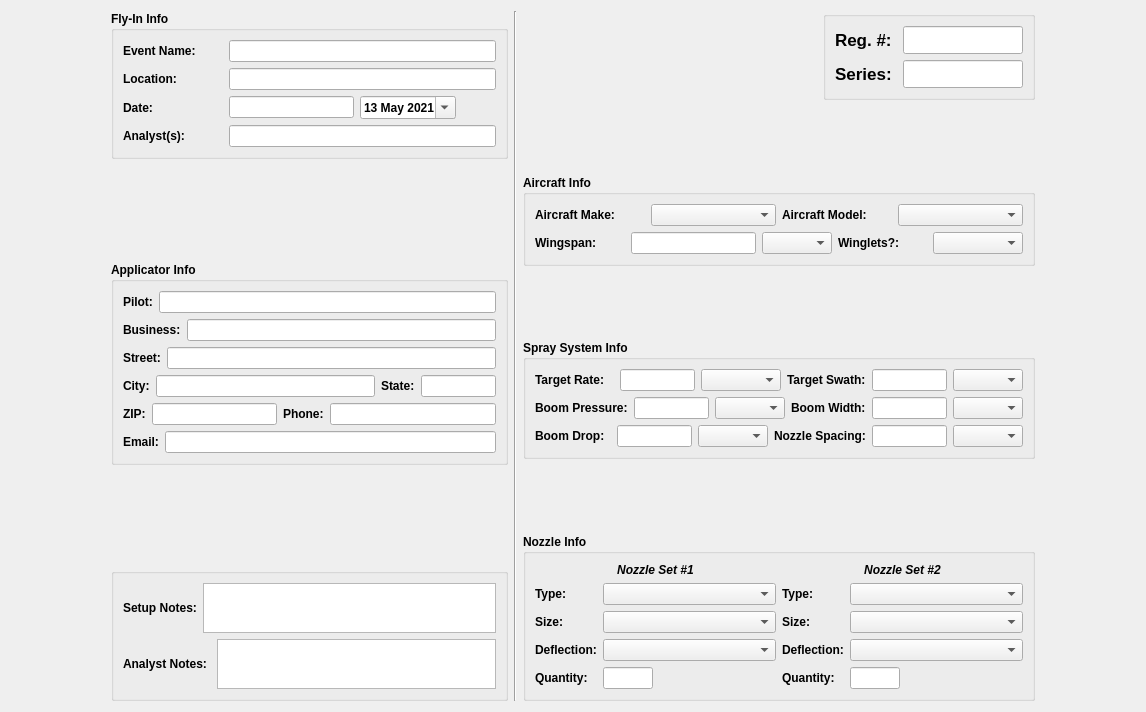
<?xml version="1.0" encoding="UTF-8"?>
<ui version="4.0">
 <class>Form</class>
 <widget class="QWidget" name="Form">
  <property name="geometry">
   <rect>
    <x>0</x>
    <y>0</y>
    <width>1146</width>
    <height>712</height>
   </rect>
  </property>
  <property name="windowTitle">
   <string>Form</string>
  </property>
  <layout class="QHBoxLayout" name="horizontalLayout_22">
   <item>
    <spacer name="horizontalSpacer_3">
     <property name="orientation">
      <enum>Qt::Horizontal</enum>
     </property>
     <property name="sizeHint" stdset="0">
      <size>
       <width>40</width>
       <height>20</height>
      </size>
     </property>
    </spacer>
   </item>
   <item>
    <layout class="QVBoxLayout" name="verticalLayout_10">
     <item>
      <widget class="QGroupBox" name="groupBox">
       <property name="font">
        <font>
         <weight>75</weight>
         <bold>true</bold>
        </font>
       </property>
       <property name="title">
        <string>Fly-In Info</string>
       </property>
       <layout class="QVBoxLayout" name="verticalLayout">
        <item>
         <layout class="QHBoxLayout" name="horizontalLayout_2">
          <item>
           <widget class="QLabel" name="label">
            <property name="minimumSize">
             <size>
              <width>100</width>
              <height>0</height>
             </size>
            </property>
            <property name="text">
             <string>Event Name:</string>
            </property>
           </widget>
          </item>
          <item>
           <widget class="QLineEdit" name="lineEditName">
            <property name="sizePolicy">
             <sizepolicy hsizetype="Expanding" vsizetype="Fixed">
              <horstretch>0</horstretch>
              <verstretch>0</verstretch>
             </sizepolicy>
            </property>
            <property name="minimumSize">
             <size>
              <width>200</width>
              <height>0</height>
             </size>
            </property>
            <property name="text">
             <string/>
            </property>
           </widget>
          </item>
         </layout>
        </item>
        <item>
         <layout class="QHBoxLayout" name="horizontalLayout_3">
          <item>
           <widget class="QLabel" name="label_2">
            <property name="minimumSize">
             <size>
              <width>100</width>
              <height>0</height>
             </size>
            </property>
            <property name="text">
             <string>Location:</string>
            </property>
           </widget>
          </item>
          <item>
           <widget class="QLineEdit" name="lineEditLocation">
            <property name="sizePolicy">
             <sizepolicy hsizetype="Expanding" vsizetype="Fixed">
              <horstretch>0</horstretch>
              <verstretch>0</verstretch>
             </sizepolicy>
            </property>
            <property name="minimumSize">
             <size>
              <width>200</width>
              <height>0</height>
             </size>
            </property>
            <property name="text">
             <string/>
            </property>
           </widget>
          </item>
         </layout>
        </item>
        <item>
         <layout class="QHBoxLayout" name="horizontalLayout_4">
          <item>
           <widget class="QLabel" name="label_3">
            <property name="minimumSize">
             <size>
              <width>100</width>
              <height>0</height>
             </size>
            </property>
            <property name="text">
             <string>Date:</string>
            </property>
           </widget>
          </item>
          <item>
           <widget class="QLineEdit" name="lineEditDate">
            <property name="sizePolicy">
             <sizepolicy hsizetype="Expanding" vsizetype="Fixed">
              <horstretch>0</horstretch>
              <verstretch>0</verstretch>
             </sizepolicy>
            </property>
            <property name="minimumSize">
             <size>
              <width>100</width>
              <height>0</height>
             </size>
            </property>
            <property name="text">
             <string/>
            </property>
           </widget>
          </item>
          <item>
           <widget class="QDateEdit" name="dateEdit">
            <property name="displayFormat">
             <string>d MMM yyyy</string>
            </property>
            <property name="calendarPopup">
             <bool>true</bool>
            </property>
            <property name="date">
             <date>
              <year>2021</year>
              <month>5</month>
              <day>13</day>
             </date>
            </property>
           </widget>
          </item>
          <item>
           <spacer name="horizontalSpacer_4">
            <property name="orientation">
             <enum>Qt::Horizontal</enum>
            </property>
            <property name="sizeHint" stdset="0">
             <size>
              <width>40</width>
              <height>20</height>
             </size>
            </property>
           </spacer>
          </item>
         </layout>
        </item>
        <item>
         <layout class="QHBoxLayout" name="horizontalLayout_5">
          <item>
           <widget class="QLabel" name="label_4">
            <property name="minimumSize">
             <size>
              <width>100</width>
              <height>0</height>
             </size>
            </property>
            <property name="text">
             <string>Analyst(s):</string>
            </property>
           </widget>
          </item>
          <item>
           <widget class="QLineEdit" name="lineEditAnalyst">
            <property name="sizePolicy">
             <sizepolicy hsizetype="Expanding" vsizetype="Fixed">
              <horstretch>0</horstretch>
              <verstretch>0</verstretch>
             </sizepolicy>
            </property>
            <property name="minimumSize">
             <size>
              <width>200</width>
              <height>0</height>
             </size>
            </property>
            <property name="text">
             <string/>
            </property>
           </widget>
          </item>
         </layout>
        </item>
       </layout>
      </widget>
     </item>
     <item>
      <spacer name="verticalSpacer_4">
       <property name="orientation">
        <enum>Qt::Vertical</enum>
       </property>
       <property name="sizeHint" stdset="0">
        <size>
         <width>20</width>
         <height>40</height>
        </size>
       </property>
      </spacer>
     </item>
     <item>
      <widget class="QGroupBox" name="groupBoxApplicator">
       <property name="font">
        <font>
         <weight>75</weight>
         <bold>true</bold>
        </font>
       </property>
       <property name="title">
        <string>Applicator Info</string>
       </property>
       <layout class="QVBoxLayout" name="verticalLayout_2">
        <item>
         <layout class="QHBoxLayout" name="horizontalLayout_9">
          <item>
           <widget class="QLabel" name="pilotLabel">
            <property name="text">
             <string>Pilot:</string>
            </property>
           </widget>
          </item>
          <item>
           <widget class="QLineEdit" name="pilotLineEdit"/>
          </item>
         </layout>
        </item>
        <item>
         <layout class="QHBoxLayout" name="horizontalLayout">
          <item>
           <widget class="QLabel" name="businessLabel">
            <property name="text">
             <string>Business:</string>
            </property>
           </widget>
          </item>
          <item>
           <widget class="QLineEdit" name="businessLineEdit"/>
          </item>
         </layout>
        </item>
        <item>
         <layout class="QHBoxLayout" name="horizontalLayout_6">
          <item>
           <widget class="QLabel" name="streetLabel">
            <property name="text">
             <string>Street:</string>
            </property>
           </widget>
          </item>
          <item>
           <widget class="QLineEdit" name="streetLineEdit"/>
          </item>
         </layout>
        </item>
        <item>
         <layout class="QHBoxLayout" name="horizontalLayout_7">
          <item>
           <widget class="QLabel" name="cityLabel">
            <property name="text">
             <string>City:</string>
            </property>
           </widget>
          </item>
          <item>
           <widget class="QLineEdit" name="cityLineEdit"/>
          </item>
          <item>
           <widget class="QLabel" name="stateLabel">
            <property name="text">
             <string>State:</string>
            </property>
           </widget>
          </item>
          <item>
           <widget class="QLineEdit" name="stateLineEdit">
            <property name="maximumSize">
             <size>
              <width>75</width>
              <height>16777215</height>
             </size>
            </property>
           </widget>
          </item>
         </layout>
        </item>
        <item>
         <layout class="QHBoxLayout" name="horizontalLayout_8">
          <item>
           <widget class="QLabel" name="zipLabel">
            <property name="text">
             <string>ZIP:</string>
            </property>
           </widget>
          </item>
          <item>
           <widget class="QLineEdit" name="zipLineEdit">
            <property name="sizePolicy">
             <sizepolicy hsizetype="Preferred" vsizetype="Fixed">
              <horstretch>0</horstretch>
              <verstretch>0</verstretch>
             </sizepolicy>
            </property>
            <property name="maximumSize">
             <size>
              <width>150</width>
              <height>16777215</height>
             </size>
            </property>
           </widget>
          </item>
          <item>
           <widget class="QLabel" name="phoneLabel">
            <property name="text">
             <string>Phone:</string>
            </property>
           </widget>
          </item>
          <item>
           <widget class="QLineEdit" name="phoneLineEdit"/>
          </item>
         </layout>
        </item>
        <item>
         <layout class="QHBoxLayout" name="horizontalLayout_14">
          <item>
           <widget class="QLabel" name="emailLabel">
            <property name="text">
             <string>Email:</string>
            </property>
           </widget>
          </item>
          <item>
           <widget class="QLineEdit" name="emailLineEdit"/>
          </item>
         </layout>
        </item>
       </layout>
      </widget>
     </item>
     <item>
      <spacer name="verticalSpacer_5">
       <property name="orientation">
        <enum>Qt::Vertical</enum>
       </property>
       <property name="sizeHint" stdset="0">
        <size>
         <width>17</width>
         <height>13</height>
        </size>
       </property>
      </spacer>
     </item>
     <item>
      <widget class="QGroupBox" name="groupBox">
       <property name="font">
        <font>
         <weight>75</weight>
         <bold>true</bold>
        </font>
       </property>
       <layout class="QVBoxLayout" name="verticalLayout_4">
        <item>
         <layout class="QHBoxLayout" name="horizontalLayout_20">
          <item>
           <widget class="QLabel" name="label_27">
            <property name="text">
             <string>Setup Notes:</string>
            </property>
           </widget>
          </item>
          <item>
           <widget class="QPlainTextEdit" name="plainTextEditNotesSetup">
            <property name="sizePolicy">
             <sizepolicy hsizetype="Expanding" vsizetype="Preferred">
              <horstretch>0</horstretch>
              <verstretch>0</verstretch>
             </sizepolicy>
            </property>
            <property name="maximumSize">
             <size>
              <width>16777215</width>
              <height>50</height>
             </size>
            </property>
           </widget>
          </item>
         </layout>
        </item>
        <item>
         <layout class="QHBoxLayout" name="horizontalLayout_21">
          <item>
           <widget class="QLabel" name="label_28">
            <property name="text">
             <string>Analyst Notes: </string>
            </property>
           </widget>
          </item>
          <item>
           <widget class="QPlainTextEdit" name="plainTextEditNotesAnalyst">
            <property name="sizePolicy">
             <sizepolicy hsizetype="Expanding" vsizetype="Maximum">
              <horstretch>0</horstretch>
              <verstretch>0</verstretch>
             </sizepolicy>
            </property>
            <property name="maximumSize">
             <size>
              <width>16777215</width>
              <height>50</height>
             </size>
            </property>
           </widget>
          </item>
         </layout>
        </item>
       </layout>
      </widget>
     </item>
    </layout>
   </item>
   <item>
    <widget class="Line" name="line_3">
     <property name="orientation">
      <enum>Qt::Vertical</enum>
     </property>
    </widget>
   </item>
   <item>
    <layout class="QVBoxLayout" name="verticalLayout_9">
     <item>
      <layout class="QHBoxLayout" name="horizontalLayout_15">
       <item>
        <spacer name="horizontalSpacer">
         <property name="orientation">
          <enum>Qt::Horizontal</enum>
         </property>
         <property name="sizeHint" stdset="0">
          <size>
           <width>40</width>
           <height>20</height>
          </size>
         </property>
        </spacer>
       </item>
       <item>
        <widget class="QGroupBox" name="groupBox">
         <property name="font">
          <font>
           <pointsize>13</pointsize>
           <weight>75</weight>
           <bold>true</bold>
          </font>
         </property>
         <layout class="QVBoxLayout" name="verticalLayout_6">
          <item>
           <layout class="QHBoxLayout" name="horizontalLayout_17">
            <item>
             <widget class="QLabel" name="label_6">
              <property name="text">
               <string>Reg. #: </string>
              </property>
             </widget>
            </item>
            <item>
             <widget class="QLineEdit" name="lineEditRegNum">
              <property name="sizePolicy">
               <sizepolicy hsizetype="Maximum" vsizetype="Fixed">
                <horstretch>0</horstretch>
                <verstretch>0</verstretch>
               </sizepolicy>
              </property>
              <property name="maximumSize">
               <size>
                <width>120</width>
                <height>16777215</height>
               </size>
              </property>
             </widget>
            </item>
           </layout>
          </item>
          <item>
           <layout class="QHBoxLayout" name="horizontalLayout_18">
            <item>
             <widget class="QLabel" name="label_13">
              <property name="text">
               <string>Series:</string>
              </property>
             </widget>
            </item>
            <item>
             <widget class="QLineEdit" name="lineEditSeriesNum">
              <property name="sizePolicy">
               <sizepolicy hsizetype="Preferred" vsizetype="Fixed">
                <horstretch>0</horstretch>
                <verstretch>0</verstretch>
               </sizepolicy>
              </property>
              <property name="maximumSize">
               <size>
                <width>120</width>
                <height>16777215</height>
               </size>
              </property>
             </widget>
            </item>
           </layout>
          </item>
         </layout>
        </widget>
       </item>
      </layout>
     </item>
     <item>
      <spacer name="verticalSpacer">
       <property name="orientation">
        <enum>Qt::Vertical</enum>
       </property>
       <property name="sizeHint" stdset="0">
        <size>
         <width>17</width>
         <height>13</height>
        </size>
       </property>
      </spacer>
     </item>
     <item>
      <widget class="QGroupBox" name="groupBox">
       <property name="font">
        <font>
         <weight>75</weight>
         <bold>true</bold>
        </font>
       </property>
       <property name="title">
        <string>Aircraft Info</string>
       </property>
       <layout class="QVBoxLayout" name="verticalLayout_3">
        <item>
         <layout class="QHBoxLayout" name="horizontalLayout_10">
          <item>
           <widget class="QLabel" name="label_7">
            <property name="text">
             <string>Aircraft Make:</string>
            </property>
           </widget>
          </item>
          <item>
           <widget class="QComboBox" name="comboBoxMake">
            <property name="minimumSize">
             <size>
              <width>125</width>
              <height>0</height>
             </size>
            </property>
            <property name="sizeAdjustPolicy">
             <enum>QComboBox::AdjustToMinimumContentsLength</enum>
            </property>
           </widget>
          </item>
          <item>
           <widget class="QLabel" name="label_5">
            <property name="sizePolicy">
             <sizepolicy hsizetype="Preferred" vsizetype="Preferred">
              <horstretch>0</horstretch>
              <verstretch>0</verstretch>
             </sizepolicy>
            </property>
            <property name="text">
             <string>Aircraft Model:</string>
            </property>
           </widget>
          </item>
          <item>
           <widget class="QComboBox" name="comboBoxModel">
            <property name="sizePolicy">
             <sizepolicy hsizetype="Preferred" vsizetype="Fixed">
              <horstretch>0</horstretch>
              <verstretch>0</verstretch>
             </sizepolicy>
            </property>
            <property name="minimumSize">
             <size>
              <width>125</width>
              <height>0</height>
             </size>
            </property>
            <property name="sizeAdjustPolicy">
             <enum>QComboBox::AdjustToMinimumContentsLength</enum>
            </property>
           </widget>
          </item>
         </layout>
        </item>
        <item>
         <layout class="QHBoxLayout" name="horizontalLayout_12">
          <item>
           <widget class="QLabel" name="label_8">
            <property name="text">
             <string>Wingspan:</string>
            </property>
           </widget>
          </item>
          <item>
           <widget class="QLineEdit" name="lineEditWingspan">
            <property name="sizePolicy">
             <sizepolicy hsizetype="Preferred" vsizetype="Fixed">
              <horstretch>0</horstretch>
              <verstretch>0</verstretch>
             </sizepolicy>
            </property>
           </widget>
          </item>
          <item>
           <widget class="QComboBox" name="comboBoxWingspanUnits">
            <property name="sizePolicy">
             <sizepolicy hsizetype="Expanding" vsizetype="Fixed">
              <horstretch>0</horstretch>
              <verstretch>0</verstretch>
             </sizepolicy>
            </property>
            <property name="minimumSize">
             <size>
              <width>60</width>
              <height>0</height>
             </size>
            </property>
            <property name="maximumSize">
             <size>
              <width>70</width>
              <height>16777215</height>
             </size>
            </property>
            <property name="sizeAdjustPolicy">
             <enum>QComboBox::AdjustToMinimumContentsLength</enum>
            </property>
           </widget>
          </item>
          <item>
           <widget class="QLabel" name="label_9">
            <property name="text">
             <string>Winglets?:</string>
            </property>
           </widget>
          </item>
          <item>
           <widget class="QComboBox" name="comboBoxWinglets">
            <property name="sizePolicy">
             <sizepolicy hsizetype="Preferred" vsizetype="Fixed">
              <horstretch>0</horstretch>
              <verstretch>0</verstretch>
             </sizepolicy>
            </property>
            <property name="sizeAdjustPolicy">
             <enum>QComboBox::AdjustToContents</enum>
            </property>
           </widget>
          </item>
         </layout>
        </item>
       </layout>
      </widget>
     </item>
     <item>
      <spacer name="verticalSpacer_2">
       <property name="orientation">
        <enum>Qt::Vertical</enum>
       </property>
       <property name="sizeHint" stdset="0">
        <size>
         <width>17</width>
         <height>13</height>
        </size>
       </property>
      </spacer>
     </item>
     <item>
      <widget class="QGroupBox" name="groupBox">
       <property name="font">
        <font>
         <weight>75</weight>
         <bold>true</bold>
        </font>
       </property>
       <property name="title">
        <string>Spray System Info</string>
       </property>
       <layout class="QVBoxLayout" name="verticalLayout_5">
        <item>
         <layout class="QHBoxLayout" name="horizontalLayout_13">
          <item>
           <widget class="QLabel" name="label_12">
            <property name="text">
             <string>Target Rate:</string>
            </property>
           </widget>
          </item>
          <item>
           <widget class="QLineEdit" name="lineEditRate">
            <property name="sizePolicy">
             <sizepolicy hsizetype="Preferred" vsizetype="Fixed">
              <horstretch>0</horstretch>
              <verstretch>0</verstretch>
             </sizepolicy>
            </property>
            <property name="maximumSize">
             <size>
              <width>75</width>
              <height>16777215</height>
             </size>
            </property>
           </widget>
          </item>
          <item>
           <widget class="QComboBox" name="comboBoxUnitsRate">
            <property name="sizePolicy">
             <sizepolicy hsizetype="Maximum" vsizetype="Fixed">
              <horstretch>0</horstretch>
              <verstretch>0</verstretch>
             </sizepolicy>
            </property>
            <property name="minimumSize">
             <size>
              <width>60</width>
              <height>0</height>
             </size>
            </property>
            <property name="maximumSize">
             <size>
              <width>90</width>
              <height>16777215</height>
             </size>
            </property>
            <property name="sizeAdjustPolicy">
             <enum>QComboBox::AdjustToContents</enum>
            </property>
           </widget>
          </item>
          <item>
           <widget class="QLabel" name="label_11">
            <property name="text">
             <string>Target Swath:</string>
            </property>
           </widget>
          </item>
          <item>
           <widget class="QLineEdit" name="lineEditSwath">
            <property name="sizePolicy">
             <sizepolicy hsizetype="Preferred" vsizetype="Fixed">
              <horstretch>0</horstretch>
              <verstretch>0</verstretch>
             </sizepolicy>
            </property>
            <property name="maximumSize">
             <size>
              <width>75</width>
              <height>16777215</height>
             </size>
            </property>
           </widget>
          </item>
          <item>
           <widget class="QComboBox" name="comboBoxUnitsSwath">
            <property name="sizePolicy">
             <sizepolicy hsizetype="Expanding" vsizetype="Fixed">
              <horstretch>0</horstretch>
              <verstretch>0</verstretch>
             </sizepolicy>
            </property>
            <property name="minimumSize">
             <size>
              <width>60</width>
              <height>0</height>
             </size>
            </property>
            <property name="maximumSize">
             <size>
              <width>70</width>
              <height>16777215</height>
             </size>
            </property>
            <property name="sizeAdjustPolicy">
             <enum>QComboBox::AdjustToContents</enum>
            </property>
           </widget>
          </item>
         </layout>
        </item>
        <item>
         <layout class="QHBoxLayout" name="horizontalLayout_11">
          <item>
           <widget class="QLabel" name="label_10">
            <property name="text">
             <string>Boom Pressure:</string>
            </property>
           </widget>
          </item>
          <item>
           <widget class="QLineEdit" name="lineEditPressure">
            <property name="sizePolicy">
             <sizepolicy hsizetype="Preferred" vsizetype="Fixed">
              <horstretch>0</horstretch>
              <verstretch>0</verstretch>
             </sizepolicy>
            </property>
            <property name="maximumSize">
             <size>
              <width>75</width>
              <height>16777215</height>
             </size>
            </property>
           </widget>
          </item>
          <item>
           <widget class="QComboBox" name="comboBoxUnitsPressure">
            <property name="sizePolicy">
             <sizepolicy hsizetype="Expanding" vsizetype="Fixed">
              <horstretch>0</horstretch>
              <verstretch>0</verstretch>
             </sizepolicy>
            </property>
            <property name="minimumSize">
             <size>
              <width>60</width>
              <height>0</height>
             </size>
            </property>
            <property name="maximumSize">
             <size>
              <width>70</width>
              <height>16777215</height>
             </size>
            </property>
            <property name="sizeAdjustPolicy">
             <enum>QComboBox::AdjustToContents</enum>
            </property>
           </widget>
          </item>
          <item>
           <widget class="QLabel" name="label_14">
            <property name="text">
             <string>Boom Width:</string>
            </property>
           </widget>
          </item>
          <item>
           <widget class="QLineEdit" name="lineEditBoomWidth">
            <property name="sizePolicy">
             <sizepolicy hsizetype="Preferred" vsizetype="Fixed">
              <horstretch>0</horstretch>
              <verstretch>0</verstretch>
             </sizepolicy>
            </property>
            <property name="maximumSize">
             <size>
              <width>75</width>
              <height>16777215</height>
             </size>
            </property>
           </widget>
          </item>
          <item>
           <widget class="QComboBox" name="comboBoxUnitsBoomWidth">
            <property name="sizePolicy">
             <sizepolicy hsizetype="Expanding" vsizetype="Fixed">
              <horstretch>0</horstretch>
              <verstretch>0</verstretch>
             </sizepolicy>
            </property>
            <property name="minimumSize">
             <size>
              <width>60</width>
              <height>0</height>
             </size>
            </property>
            <property name="maximumSize">
             <size>
              <width>70</width>
              <height>16777215</height>
             </size>
            </property>
            <property name="sizeAdjustPolicy">
             <enum>QComboBox::AdjustToContents</enum>
            </property>
           </widget>
          </item>
         </layout>
        </item>
        <item>
         <layout class="QHBoxLayout" name="horizontalLayout_16">
          <item>
           <widget class="QLabel" name="label_15">
            <property name="text">
             <string>Boom Drop:</string>
            </property>
           </widget>
          </item>
          <item>
           <widget class="QLineEdit" name="lineEditBoomDrop">
            <property name="sizePolicy">
             <sizepolicy hsizetype="Preferred" vsizetype="Fixed">
              <horstretch>0</horstretch>
              <verstretch>0</verstretch>
             </sizepolicy>
            </property>
            <property name="maximumSize">
             <size>
              <width>75</width>
              <height>16777215</height>
             </size>
            </property>
           </widget>
          </item>
          <item>
           <widget class="QComboBox" name="comboBoxUnitsBoomDrop">
            <property name="sizePolicy">
             <sizepolicy hsizetype="Expanding" vsizetype="Fixed">
              <horstretch>0</horstretch>
              <verstretch>0</verstretch>
             </sizepolicy>
            </property>
            <property name="minimumSize">
             <size>
              <width>60</width>
              <height>0</height>
             </size>
            </property>
            <property name="maximumSize">
             <size>
              <width>70</width>
              <height>16777215</height>
             </size>
            </property>
            <property name="sizeAdjustPolicy">
             <enum>QComboBox::AdjustToContents</enum>
            </property>
           </widget>
          </item>
          <item>
           <widget class="QLabel" name="label_16">
            <property name="text">
             <string>Nozzle Spacing:</string>
            </property>
           </widget>
          </item>
          <item>
           <widget class="QLineEdit" name="lineEditNozzleSpacing">
            <property name="sizePolicy">
             <sizepolicy hsizetype="Preferred" vsizetype="Fixed">
              <horstretch>0</horstretch>
              <verstretch>0</verstretch>
             </sizepolicy>
            </property>
            <property name="maximumSize">
             <size>
              <width>75</width>
              <height>16777215</height>
             </size>
            </property>
           </widget>
          </item>
          <item>
           <widget class="QComboBox" name="comboBoxUnitsNozzleSpacing">
            <property name="sizePolicy">
             <sizepolicy hsizetype="Expanding" vsizetype="Fixed">
              <horstretch>0</horstretch>
              <verstretch>0</verstretch>
             </sizepolicy>
            </property>
            <property name="minimumSize">
             <size>
              <width>60</width>
              <height>0</height>
             </size>
            </property>
            <property name="maximumSize">
             <size>
              <width>70</width>
              <height>16777215</height>
             </size>
            </property>
            <property name="sizeAdjustPolicy">
             <enum>QComboBox::AdjustToContents</enum>
            </property>
           </widget>
          </item>
         </layout>
        </item>
       </layout>
      </widget>
     </item>
     <item>
      <spacer name="verticalSpacer_3">
       <property name="orientation">
        <enum>Qt::Vertical</enum>
       </property>
       <property name="sizeHint" stdset="0">
        <size>
         <width>17</width>
         <height>13</height>
        </size>
       </property>
      </spacer>
     </item>
     <item>
      <widget class="QGroupBox" name="groupBox_5">
       <property name="font">
        <font>
         <weight>75</weight>
         <bold>true</bold>
        </font>
       </property>
       <property name="title">
        <string>Nozzle Info</string>
       </property>
       <layout class="QHBoxLayout" name="horizontalLayout_19">
        <item>
         <layout class="QVBoxLayout" name="verticalLayout_7">
          <item>
           <widget class="QLabel" name="label_17">
            <property name="font">
             <font>
              <weight>75</weight>
              <italic>true</italic>
              <bold>true</bold>
             </font>
            </property>
            <property name="text">
             <string>Nozzle Set #1</string>
            </property>
            <property name="alignment">
             <set>Qt::AlignCenter</set>
            </property>
           </widget>
          </item>
          <item>
           <layout class="QFormLayout" name="formLayout_2">
            <item row="0" column="0">
             <widget class="QLabel" name="label_18">
              <property name="text">
               <string>Type:</string>
              </property>
             </widget>
            </item>
            <item row="0" column="1">
             <widget class="QComboBox" name="comboBoxNT1">
              <property name="minimumSize">
               <size>
                <width>125</width>
                <height>0</height>
               </size>
              </property>
              <property name="sizeAdjustPolicy">
               <enum>QComboBox::AdjustToMinimumContentsLength</enum>
              </property>
             </widget>
            </item>
            <item row="1" column="0">
             <widget class="QLabel" name="label_19">
              <property name="text">
               <string>Size:</string>
              </property>
             </widget>
            </item>
            <item row="1" column="1">
             <widget class="QComboBox" name="comboBoxNS1">
              <property name="minimumSize">
               <size>
                <width>125</width>
                <height>0</height>
               </size>
              </property>
              <property name="sizeAdjustPolicy">
               <enum>QComboBox::AdjustToMinimumContentsLength</enum>
              </property>
             </widget>
            </item>
            <item row="2" column="0">
             <widget class="QLabel" name="label_20">
              <property name="text">
               <string>Deflection:</string>
              </property>
             </widget>
            </item>
            <item row="2" column="1">
             <widget class="QComboBox" name="comboBoxND1">
              <property name="minimumSize">
               <size>
                <width>125</width>
                <height>0</height>
               </size>
              </property>
              <property name="sizeAdjustPolicy">
               <enum>QComboBox::AdjustToMinimumContentsLength</enum>
              </property>
             </widget>
            </item>
            <item row="3" column="0">
             <widget class="QLabel" name="label_21">
              <property name="text">
               <string>Quantity:</string>
              </property>
             </widget>
            </item>
            <item row="3" column="1">
             <widget class="QLineEdit" name="lineEditNQ1">
              <property name="sizePolicy">
               <sizepolicy hsizetype="Fixed" vsizetype="Fixed">
                <horstretch>0</horstretch>
                <verstretch>0</verstretch>
               </sizepolicy>
              </property>
              <property name="maximumSize">
               <size>
                <width>50</width>
                <height>16777215</height>
               </size>
              </property>
             </widget>
            </item>
           </layout>
          </item>
         </layout>
        </item>
        <item>
         <layout class="QVBoxLayout" name="verticalLayout_8">
          <item>
           <widget class="QLabel" name="label_22">
            <property name="font">
             <font>
              <weight>75</weight>
              <italic>true</italic>
              <bold>true</bold>
             </font>
            </property>
            <property name="text">
             <string>Nozzle Set #2</string>
            </property>
            <property name="alignment">
             <set>Qt::AlignCenter</set>
            </property>
           </widget>
          </item>
          <item>
           <layout class="QFormLayout" name="formLayout_3">
            <item row="0" column="0">
             <widget class="QLabel" name="label_23">
              <property name="text">
               <string>Type:</string>
              </property>
             </widget>
            </item>
            <item row="0" column="1">
             <widget class="QComboBox" name="comboBoxNT2">
              <property name="minimumSize">
               <size>
                <width>125</width>
                <height>0</height>
               </size>
              </property>
              <property name="sizeAdjustPolicy">
               <enum>QComboBox::AdjustToMinimumContentsLength</enum>
              </property>
             </widget>
            </item>
            <item row="1" column="0">
             <widget class="QLabel" name="label_24">
              <property name="text">
               <string>Size:</string>
              </property>
             </widget>
            </item>
            <item row="1" column="1">
             <widget class="QComboBox" name="comboBoxNS2">
              <property name="minimumSize">
               <size>
                <width>125</width>
                <height>0</height>
               </size>
              </property>
              <property name="sizeAdjustPolicy">
               <enum>QComboBox::AdjustToMinimumContentsLength</enum>
              </property>
             </widget>
            </item>
            <item row="2" column="0">
             <widget class="QLabel" name="label_25">
              <property name="text">
               <string>Deflection:</string>
              </property>
             </widget>
            </item>
            <item row="2" column="1">
             <widget class="QComboBox" name="comboBoxND2">
              <property name="minimumSize">
               <size>
                <width>125</width>
                <height>0</height>
               </size>
              </property>
              <property name="sizeAdjustPolicy">
               <enum>QComboBox::AdjustToMinimumContentsLength</enum>
              </property>
             </widget>
            </item>
            <item row="3" column="0">
             <widget class="QLabel" name="label_26">
              <property name="text">
               <string>Quantity:</string>
              </property>
             </widget>
            </item>
            <item row="3" column="1">
             <widget class="QLineEdit" name="lineEditNQ2">
              <property name="sizePolicy">
               <sizepolicy hsizetype="Fixed" vsizetype="Fixed">
                <horstretch>0</horstretch>
                <verstretch>0</verstretch>
               </sizepolicy>
              </property>
              <property name="maximumSize">
               <size>
                <width>50</width>
                <height>16777215</height>
               </size>
              </property>
             </widget>
            </item>
           </layout>
          </item>
         </layout>
        </item>
       </layout>
      </widget>
     </item>
    </layout>
   </item>
   <item>
    <spacer name="horizontalSpacer_2">
     <property name="orientation">
      <enum>Qt::Horizontal</enum>
     </property>
     <property name="sizeHint" stdset="0">
      <size>
       <width>40</width>
       <height>20</height>
      </size>
     </property>
    </spacer>
   </item>
  </layout>
 </widget>
 <resources/>
 <connections/>
</ui>
